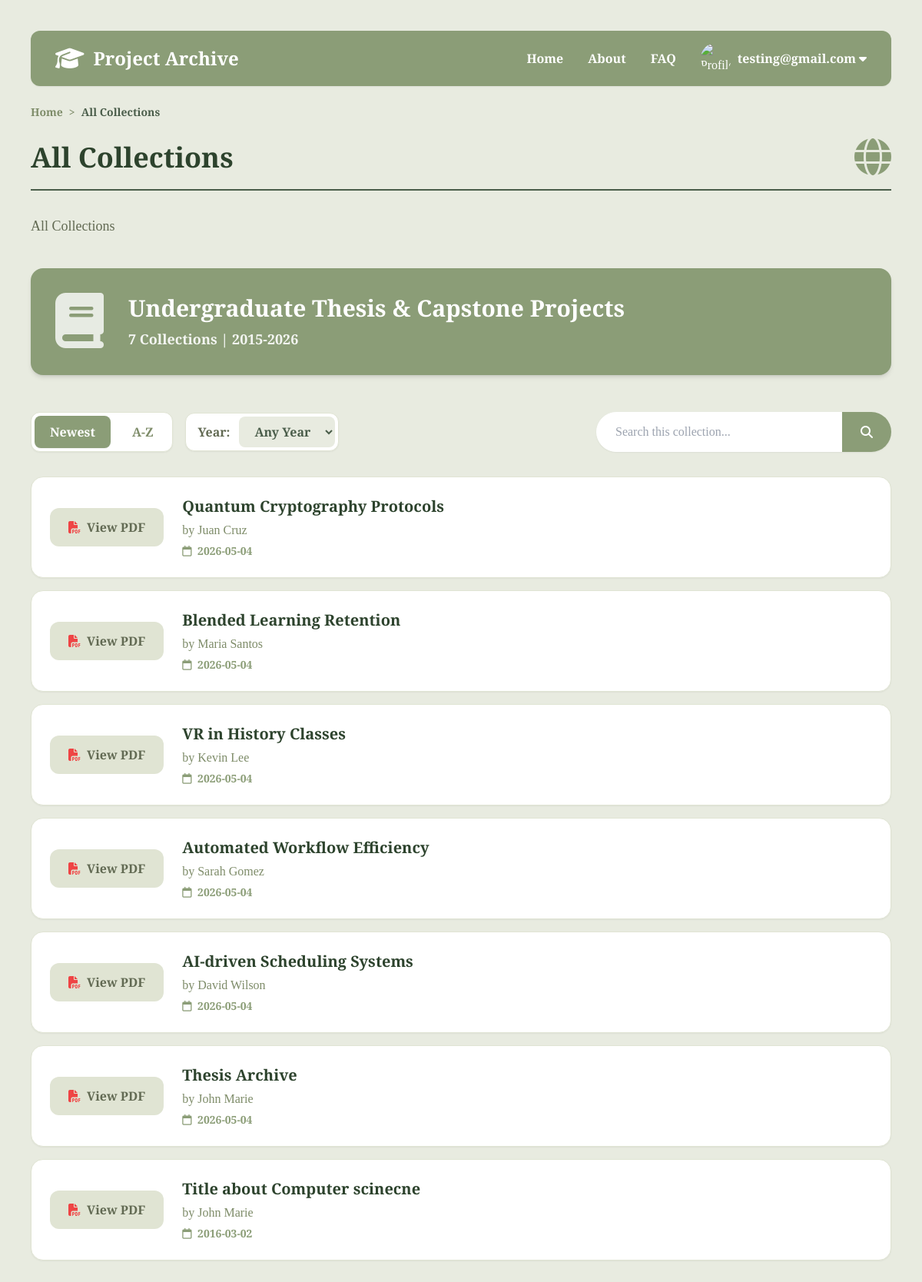
/search (signed in), run on an earlier commit of the app's database.
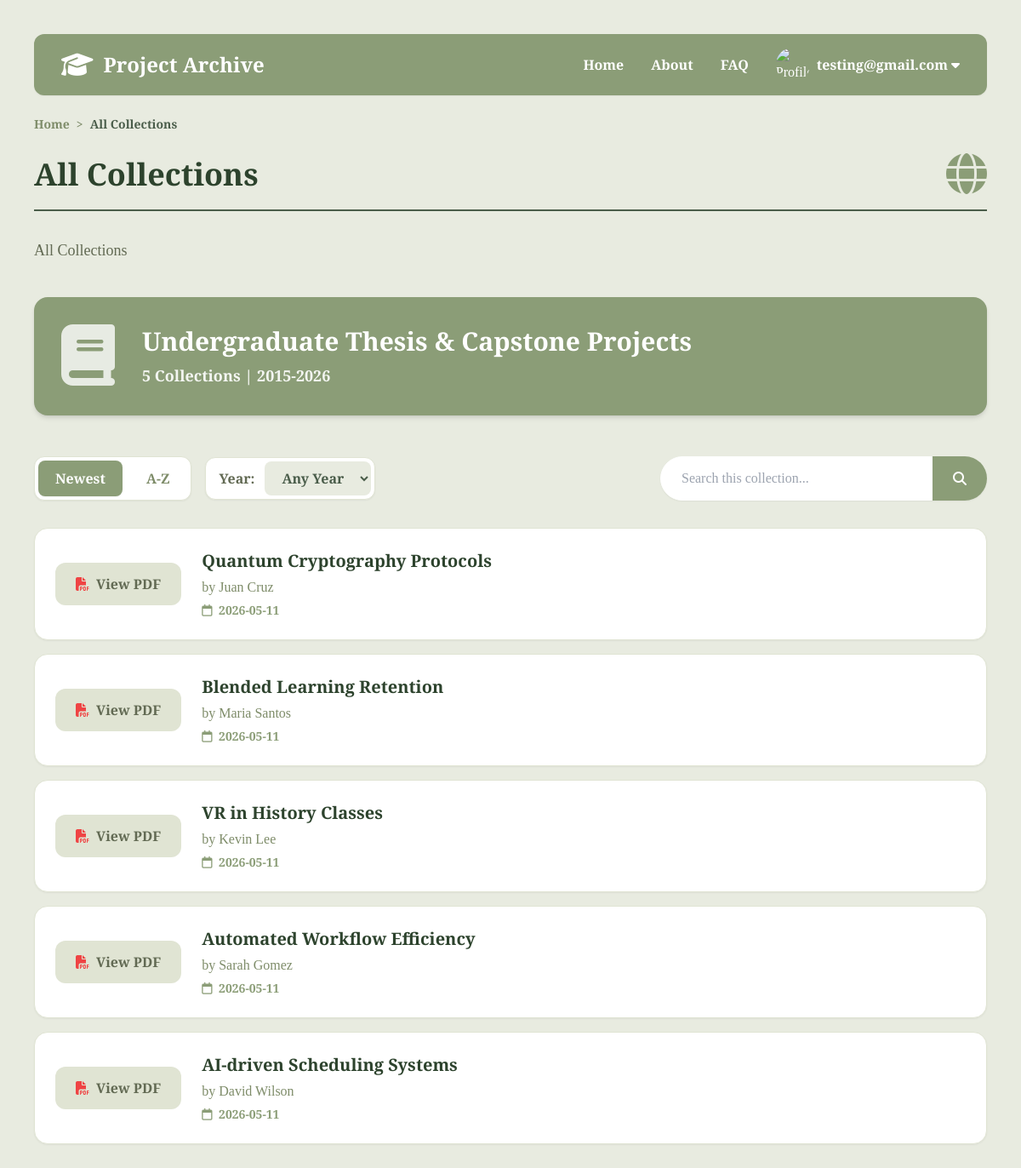
And on a later commit of the database.
### tables this page shows
CREATE TABLE user (
  id INTEGER PRIMARY KEY AUTOINCREMENT,
  email TEXT UNIQUE NOT NULL,
  password TEXT NOT NULL,
  role TEXT CHECK( role IN ('student', 'admin', 'librarian') ) DEFAULT 'student'
);

CREATE TABLE thesis (
  id INTEGER PRIMARY KEY AUTOINCREMENT,
  date_published TIMESTAMP NOT NULL DEFAULT CURRENT_TIMESTAMP,
  date_added TIMESTAMP NOT NULL DEFAULT CURRENT_TIMESTAMP, -- kailan na add sa system
  title TEXT NOT NULL,
  abstract TEXT NOT NULL, -- preview text
  file_path TEXT NOT NULL, -- digital pdf sa db

  -- APPROVAL WORKFLOW
  status TEXT CHECK( status IN ('pending', 'approved', 'rejected') ) DEFAULT 'pending',

  -- specifics
  keywords TEXT,
  isbn TEXT,
  barcode TEXT,
  call_number TEXT, -- used for finding in shelves easily

  -- foreigns
  department_id INTEGER NOT NULL, 
  branch_id INTEGER NOT NULL,
  format_id INTEGER NOT NULL,
  uploader_id INTEGER NOT NULL,
  FOREIGN KEY (department_id) REFERENCES department (id),
  FOREIGN KEY (branch_id) REFERENCES branch (id),
  FOREIGN KEY (format_id) REFERENCES format (id),
  FOREIGN KEY (uploader_id) REFERENCES user (id)
);

### flaskr/thesis.py (the view, shortened to what this page needs)
@bp.route("/search", methods=["GET"])
@bp.route("/search/<int:dept_id>", methods=["GET", "POST"])
def search(dept_id=None):
    db = get_db()
    search_term = request.args.get("q", "").strip()
    sort = request.args.get('sort', 'newest')
    year = request.args.get('year', '')
    query = """
        SELECT thesis.id, thesis.title, thesis.date_published, thesis.file_path,
               department.name AS department_name, department.icon, department.description,
               GROUP_CONCAT(author.first_name || ' ' || author.last_name, ', ') AS authors
        FROM thesis
        JOIN thesis_author ON thesis.id = thesis_author.thesis_id
        JOIN author ON thesis_author.author_id = author.id
        JOIN department ON thesis.department_id = department.id
        WHERE 1=1
    """
    params = []
    department_info = None
    if dept_id is not None:
        query += " AND thesis.department_id = ?"
        params.append(dept_id)
        department_info = db.execute(
            "SELECT id, name, description, icon FROM department WHERE id = ?",
            (dept_id,)
        ).fetchone()
        if department_info is None:
            abort(404, f"Department ID {dept_id} doesn't exist.")
    else:
        department_info = {
            "id": None,
            "name": "All Collections",
            "icon": "fa-globe",
            "description": f"Showing global search results for '{search_term}'" if search_term else "All Collections"
        }
    if year:
        query += " AND strftime('%Y', thesis.date_published) = ?"
        params.append(year)
    query += " GROUP BY thesis.id"
    if sort == 'az':
        query += " ORDER BY thesis.title ASC"
    elif sort == 'za':
        query += " ORDER BY thesis.title DESC"
    elif sort == 'oldest':
        query += " ORDER BY thesis.date_published ASC"
    else:
        query += " ORDER BY thesis.date_published DESC"
    theses = db.execute(query, params).fetchall()
    count = len(theses)
    return render_template(
        "thesis/result.html",
        theses=theses,
        departments=department_info,
        count=count,
        current_sort=sort,
        current_year=year,
        search=search_term
    )

### flaskr/auth.py (called while the page is built)
@bp.before_app_request
def load_logged_in_user():
    user_id = session.get("user_id")
    if user_id is None:
        g.user = None
    else:
        g.user = (
            get_db().execute("SELECT * FROM user WHERE id = ?", (user_id,)).fetchone()
        )

### flaskr/db.py (called while the page is built)
def get_db():
    if "db" not in g:
        g.db = sqlite3.connect(
            current_app.config["DATABASE"], detect_types=sqlite3.PARSE_DECLTYPES
        )
        g.db.row_factory = sqlite3.Row
    return g.db

### flaskr/templates/thesis/result.html (shortened to what this page needs)
{% extends 'base.html' %}
{% block content %}
<main class="container max-w-6xl mx-auto mt-6">
    <nav class="text-sm font-semibold text-sage-600 mb-6 flex items-center gap-2">
        <a href="{{ url_for('thesis.index') }}" class="hover:text-sage-800 hover:underline">Home</a>
        <span>&gt;</span>
        <span class="text-sage-800 font-bold">{{ departments.name or 'All' }}</span>
    </nav>
    <section class="flex justify-between items-center mb-4 text-sage-900">
        <h1 class="text-4xl font-bold">{{ departments.name or 'All' }}</h1>
        <div class="text-5xl text-sage-500">
            <i class="fa-solid {{ departments.icon }}"></i>
        </div>
    </section>
    <hr class="border-t-2 border-sage-800 mb-8">
    <p class="text-lg leading-relaxed text-sage-700 mb-10 max-w-3xl">
        {% if departments.description %}
            {{ departments.description }}
        {% else %}
            Searching for "<span class="font-bold">{{ search }}</span>"
        {% endif %}
    </p>
    <div class="bg-sage-500 rounded-2xl p-8 flex flex-col sm:flex-row items-center gap-8 text-white mb-12 shadow-md">
        <div class="text-7xl opacity-80">
            <i class="fa-solid fa-book"></i>
        </div>
        <div>
            <h2 class="text-3xl font-bold mb-2">Undergraduate Thesis & Capstone Projects</h2>
            <p class="text-lg opacity-90 font-semibold">{{ count }} Collections | 2015-2026</p>
        </div>
    </div>
    <div class="flex flex-col md:flex-row justify-between items-center mb-8 gap-6">
        <div class="flex flex-wrap items-center gap-4 w-full md:w-auto">
            <div class="flex gap-2 bg-white p-1 rounded-xl shadow-sm border border-sage-100">
                <button id="sort-date-btn"
                        data-state="{% if current_sort == 'oldest' %}oldest{% else %}newest{% endif %}"
                        class="px-5 py-2 rounded-lg font-bold transition {% if current_sort in ['az', 'za'] %}text-sage-600 hover:bg-sage-50{% else %}bg-sage-500 text-white shadow-sm{% endif %}">
                    {% if current_sort == 'oldest' %}Oldest{% else %}Newest{% endif %}
                </button>
                <button id="sort-alpha-btn"
                        data-state="{% if current_sort == 'za' %}za{% else %}az{% endif %}"
                        class="px-5 py-2 rounded-lg font-bold transition {% if current_sort in ['az', 'za'] %}bg-sage-500 text-white shadow-sm{% else %}text-sage-600 hover:bg-sage-50{% endif %}">
                    {% if current_sort == 'za' %}Z-A{% else %}A-Z{% endif %}
                </button>
            </div>
            <div class="flex items-center gap-3 bg-white p-1 rounded-xl shadow-sm border border-sage-100 pl-4">
                <label for="year-filter" class="font-bold text-sage-700">Year:</label>
                <select id="year-filter" class="px-4 py-2 rounded-lg font-bold transition bg-sage-50 text-sage-800 outline-none cursor-pointer hover:bg-sage-100 border-none">
                    <option value="" {% if not current_year %}selected{% endif %}>Any Year</option>
                </select>
            </div>
        </div>
        <form action="" method="get" class="flex w-full md:max-w-sm shadow-sm rounded-full">
            <input name="q" type="text" placeholder="Search this collection..." value="{{ search or '' }}" class="w-full px-6 py-3 rounded-l-full border border-white outline-none focus:ring-2 focus:ring-sage-300 text-sage-900 bg-white">
            <button type="submit" class="bg-sage-500 px-6 rounded-r-full text-white flex items-center justify-center hover:bg-sage-600 transition">
                <i class="fa-solid fa-magnifying-glass"></i>
            </button>
        </form>
    </div>
    <div class="flex flex-col gap-4">
        {% if theses %}
            {% for thesis in theses %}
            <div class="bg-white rounded-2xl p-6 flex flex-col sm:flex-row items-start sm:items-center gap-6 shadow-sm border border-sage-100 hover:shadow-md hover:border-sage-300 transition">
                <a href="{{ thesis.file_path }}" target="_blank" class="bg-sage-100 text-sage-700 px-6 py-3 rounded-xl font-bold hover:bg-sage-200 transition shrink-0 flex items-center gap-2">
                    <i class="fa-solid fa-file-pdf text-red-500"></i> View PDF
                </a>
                <div class="flex-1">
                    <a href="{{ url_for('thesis.view', id=thesis.id) }}" class="text-xl font-bold text-sage-900 hover:text-sage-500 transition line-clamp-2 mb-1">{{ thesis['title'] }}</a>
                    <p class="text-sage-600 font-medium">by {{ thesis['authors'] }}</p>
                    <p class="text-sm text-sage-500 font-semibold mt-1"><i class="fa-regular fa-calendar mr-1"></i> {{ thesis['date_published'].strftime('%Y-%m-%d') }}</p>
                </div>
            </div>
            {% endfor %}
        {% else %}
            <div class="text-center py-12 text-sage-600 font-semibold text-lg">
                No collections found matching your criteria.
            </div>
        {% endif %}
    </div>
</main>
{% endblock %}

### flaskr/templates/base.html (shortened to what this page needs)
<!DOCTYPE html>
<html lang="en">
    <head>
        <script src="https://cdn.tailwindcss.com"></script>
        <link rel="stylesheet" href="https://cdnjs.cloudflare.com/ajax/libs/font-awesome/6.4.2/css/all.min.css">
        <link rel="stylesheet" href="{{ url_for('static', filename='main.css') }}">
    </head>
    <body class="bg-sage-50 font-serif text-sage-800 leading-relaxed p-6 md:p-10">
        <header class="bg-sage-500 rounded-xl px-8 py-4 flex justify-between items-center text-white font-extrabold max-w-6xl mx-auto shadow-sm">
            <div class="flex items-center gap-3">
                <i class="fa-solid fa-graduation-cap text-3xl"></i>
                <h1 class="text-2xl font-bold">Project Archive</h1>
            </div>
            <nav class="flex gap-8 font-medium items-center">
                <a href="{{ url_for('index') }}" class="text-white hover:underline font-bold">Home</a>
                <a href="#" class="text-white hover:underline font-bold">About</a>
                <a href="#" class="text-white hover:underline font-bold">FAQ</a>
                {% if g.user %}
                <div class="dropdown flex items-center gap-2 relative">
                    <div class="w-10 h-10 overflow-hidden rounded-full inline-block align-middle">
                        <img src="https://preview.redd.it/i-finished-bocchi-the-rock-and-it-is-the-best-thing-i-have-v0-ho5ub4gfzmuc1.jpeg?width=640&crop=smart&auto=webp&s=996908c0ddb613bab3749aa7fce007e15f6ed5ea" alt="Profile Picture" class="w-full h-full object-cover">
                    </div>
                    <button class="flex items-center gap-1 p-0 m-0 bg-transparent border-none text-white cursor-pointer font-bold outline-none">
                        <span>{{ g.user['email'] }}</span>
                        <i class="fa fa-caret-down"></i>
                    </button>
                </div>
                {% else %}
                <a href="{{ url_for('auth.login') }}" class="text-white hover:underline font-bold">Login</a>
                {% endif %}
            </nav>
        </header>
        {% block content %}{% endblock %}
    </body>
</html>

### flaskr/static/main.css (style rules this page uses)
* { margin: 0; padding: 0; box-sizing: border-box; }
.dropdown { position: relative; overflow: visible; }

What changed in the data, as far as the page shows it:
removed thesis: title "Thesis Archive", authors "John Marie", date_published "2026-05-04"
removed thesis: title "Title about Computer scinecne", authors "John Marie", date_published "2016-03-02"
changed thesis "Quantum Cryptography Protocols": date_published "2026-05-04" → "2026-05-11"
changed thesis "Blended Learning Retention": date_published "2026-05-04" → "2026-05-11"
changed thesis "VR in History Classes": date_published "2026-05-04" → "2026-05-11"
changed thesis "Automated Workflow Efficiency": date_published "2026-05-04" → "2026-05-11"
changed thesis "AI-driven Scheduling Systems": date_published "2026-05-04" → "2026-05-11"
Also different on the page:
{{ count }}: "7" → "5"
